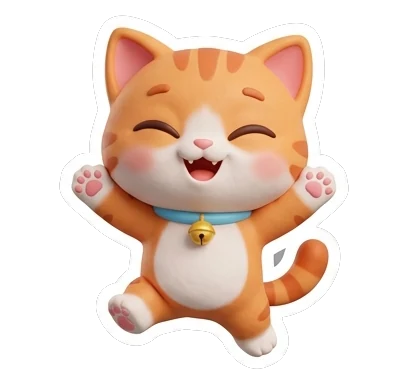
#> input picture docs/pets/cat/1-celebrate.webp, 408 x 381 px, given in place of red_apple.png, which was not available
$ python pics.py ../docs/pets/cat/1-celebrate.webp
#> lines starting #> are read from the running program, lines starting #| are printed output that depends on the picture
"""A1 picture words for "Match it": Microsoft Fluent Emoji 3D (MIT license), saved as 200px WebP.

usage (from app/):
  uv run --no-project --with pillow python tools/pics.py --list   # word|asset lines (used by the fetch loop)
  sh tools/pics_fetch.sh                                            # downloads the PNGs into tools/.fluent (curl)
  uv run --no-project --with pillow python tools/pics.py           # writes docs/pics/<word>.webp
Keep PICS in sync with `pics` in docs/games.js (test/games-check.js checks every picture exists).
"""
import os, sys
from PIL import Image

PICS = {
    'apple': 'Red apple', 'banana': 'Banana', 'orange': 'Tangerine', 'lemon': 'Lemon', 'grapes': 'Grapes',
    'strawberry': 'Strawberry', 'watermelon': 'Watermelon', 'tomato': 'Tomato', 'carrot': 'Carrot', 'bread': 'Bread',
    'cheese': 'Cheese wedge', 'egg': 'Egg', 'milk': 'Glass of milk', 'cake': 'Birthday cake', 'cookie': 'Cookie',
    'pizza': 'Pizza', 'ice cream': 'Ice cream', 'chocolate': 'Chocolate bar',
    'cat': 'Cat', 'dog': 'Dog', 'bird': 'Bird', 'fish': 'Fish', 'cow': 'Cow', 'horse': 'Horse', 'rabbit': 'Rabbit',
    'duck': 'Duck', 'frog': 'Frog', 'bee': 'Honeybee', 'mouse': 'Mouse', 'pig': 'Pig', 'monkey': 'Monkey',
    'elephant': 'Elephant', 'lion': 'Lion', 'bear': 'Bear', 'penguin': 'Penguin', 'owl': 'Owl',
    'butterfly': 'Butterfly', 'snail': 'Snail', 'turtle': 'Turtle', 'whale': 'Whale',
    'house': 'House', 'school': 'School', 'car': 'Automobile', 'bus': 'Bus', 'bike': 'Bicycle', 'train': 'Locomotive',
    'plane': 'Airplane', 'boat': 'Sailboat', 'ball': 'Soccer ball', 'book': 'Closed book', 'pencil': 'Pencil',
    'clock': 'Alarm clock', 'chair': 'Chair', 'bed': 'Bed', 'door': 'Door', 'key': 'Key', 'phone': 'Mobile phone',
    'sun': 'Sun', 'moon': 'Crescent moon', 'star': 'Star', 'rain': 'Cloud with rain', 'tree': 'Deciduous tree',
    'flower': 'Tulip', 'cap': 'Billed cap', 'shoe': 'Running shoe', 'T-shirt': 'T-shirt', 'dress': 'Dress',
    'socks': 'Socks', 'umbrella': 'Umbrella', 'glasses': 'Glasses', 'bag': 'Backpack', 'present': 'Wrapped gift',
    'balloon': 'Balloon', 'guitar': 'Guitar', 'camera': 'Camera', 'computer': 'Laptop', 'kite': 'Kite',
    'snowman': 'Snowman', 'rainbow': 'Rainbow', 'teddy bear': 'Teddy bear', 'spoon': 'Spoon', 'TV': 'Television',
    'tent': 'Tent', 'rocket': 'Rocket', 'bell': 'Bell', 'crown': 'Crown',
}

if '--list' in sys.argv:
    for word, asset in PICS.items():
        print(word + '|' + asset)
    sys.exit()

here = os.path.dirname(os.path.abspath(__file__))
out = os.path.join(here, '..', 'docs', 'pics')
os.makedirs(out, exist_ok=True)
for word, asset in PICS.items():
    im = Image.open(os.path.join(here, '.fluent', asset.lower().replace(' ', '_') + '.png')).convert('RGBA')
#> im is the input picture: PIL image 408x381 RGBA; mean R, G, B, A 108.1, 88.1, 75.1, 119.1
    im.thumbnail((200, 200), Image.LANCZOS)
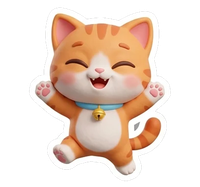
#> im: PIL image 200x187 RGBA; mean R, G, B, A 105.9, 85.9, 73, 119.1; transparent parts drawn white
    im.save(os.path.join(out, word.replace(' ', '-') + '.webp'), 'WEBP', quality=88, alpha_quality=100, method=6)
#> pass 2 of the loop `for word, asset in PICS.items():`:
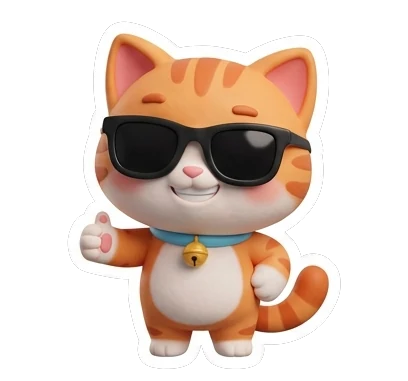
#> input picture docs/pets/cat/1-cool.webp, 408 x 381 px, given in place of banana.png, which was not available
#> im is the input picture: PIL image 408x381 RGBA; mean R, G, B, A 93.6, 77, 66.8, 116.8
#> `im.thumbnail((200, 200), Image.LANCZOS)`:
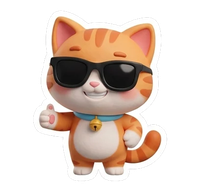
#> im: PIL image 200x187 RGBA; mean R, G, B, A 91.5, 74.9, 64.7, 116.8; transparent parts drawn white
#> (the run stopped early here; a loop or call above may not have finished)
